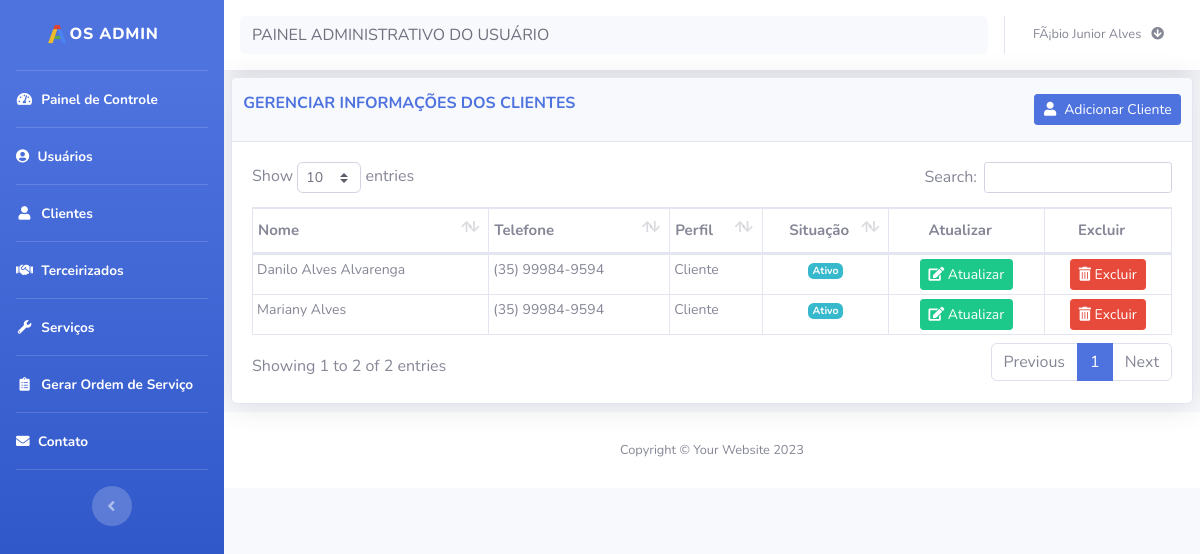
Page /cliente/cliente.php (signed in) on the committed database.
### tables this page shows
CREATE TABLE IF NOT EXISTS `cliente` (
  `cod` int(11) NOT NULL AUTO_INCREMENT,
  `nome` varchar(100) NOT NULL,
  `email` varchar(100) NOT NULL,
  `senha` varchar(100) NOT NULL,
  `endereco` varchar(100) NOT NULL,
  `numero` varchar(11) NOT NULL,
  `bairro` varchar(100) NOT NULL,
  `cidade` varchar(100) NOT NULL,
  `telefone` varchar(100) NOT NULL,
  `status` int(11) NOT NULL,
  `perfil` int(11) NOT NULL,
  `data` date NOT NULL,
  PRIMARY KEY (`cod`)
);

### bd/bd_generico.php (called while the page is built, shortened)
<?php
function listaDados($tabela){
    $conexao = conecta_bd();
    $query = $conexao->prepare("SELECT * FROM $tabela
                ORDER BY nome");
    $query->execute();
    $lista = $query->fetchAll(PDO::FETCH_ASSOC);
    return $lista;
}
?>

### cliente/cliente.php (the view, shortened to what this page needs)
<?php
require_once('../layout/header.php');
require_once('../layout/sidebar.php');
?>
<div id="content">
    <?php require_once('../layout/navbar.php');?>
    <div class="container-fluid">
        <div class="card shadow mb-2">
            <div class="card-header py-3">
                <div class="row">
                    <div class="col-md-8">
                        <h6 class="m-0 font-weight-bold text-primary" id="title">GERENCIAR INFORMAÇÕES DOS CLIENTES</h6>
                    </div>
                    <div class="col-md-4 card_button_title">
                        <a title="Adicionar novo cliente" href="cad_cliente.php"><button type="button" class="btn btn-primary btn-sm card_button_title" data-toggle="modal" id=" "> <i class="fas fa-fw fa-user">&nbsp;</i> Adicionar Cliente</button></a>
                    </div>
                </div>
            </div>
            <div class="card-body">
                <div class="table-responsive">
                    <table class="table table-bordered" id="dataTable" width="100%" cellspacing="0">
                        <thead>
                            <tr>
                                <th>Nome</th>
                                <th>Telefone</th>
                                <th>Perfil</th>
                                <th class="text-center">Situação</th>
                                <th class="text-center" data-orderable="false">Atualizar</th>
                                <th class="text-center" data-orderable="false">Excluir</th>
                            </tr>
                        </thead>
                        <tbody>
                            <?php
                            require_once ("../bd/bd_generico.php");
                            $tabela= "cliente";
                            $clientes = listaDados($tabela);
                            foreach($clientes as $dados):
                                ?>
                                <tr>
                                    <td><?= $dados['nome'] ?></td>
                                    <td><?= $dados['telefone'] ?></td>
                                    <td>Cliente</td>
                                    <td class="text-center"><?= ($dados['status'] == 1 ? '<span class="badge badge-info">Ativo</span>' : '<span class="badge badge-warning">Inativo</span>') ?></td>
                                    <td class="text-center">
                                        <a title="Atualizar" href="editar_cliente.php?cod=<?=$dados['cod']; ?>" class="btn btn-sm btn-success"><i class="fas fa-edit">&nbsp;</i>Atualizar</a>
                                    </td>
                                    <td class="text-center">
                                        <a title="Excluir" href="javascript(void)" data-toggle="modal" data-target="#excluir-<?=$dados['cod'];?>" class="btn btn-sm btn-danger"><i class="fas fa-trash-alt">&nbsp;</i>Excluir</a>
                                    </td>
                                </tr>
                            <?php endforeach ?>
                        </tbody>
                    </table>
                </div>
            </div>
        </div>
    </div>
    <?php
    require_once('../layout/footer.php');
    ?>

### css/custom.css (style rules this page uses)
.card_button_title { float: right; }
.table td, .table th { padding-right: 0; }
.table td { padding: .25rem; font-size: 14px; }
.table_resultfim td, th { padding: .87rem !important; }
.table_result td, th { padding: 1.1rem !important; }
.table th { padding-top: 10px !important; padding-bottom: 10px !important; padding-left: 5px !important; font-size: 15px; }
.table_process td, .table th { padding-right: 0; }

### rows in the picture
cliente: nome "Danilo Alves Alvarenga", telefone "(35) 99984-9594", status "Ativo"
cliente: nome "Mariany Alves", telefone "(35) 99984-9594", status "Ativo"

### other values in the picture
$_SESSION['nome_usu'] "FÃ¡bio Junior Alves"
